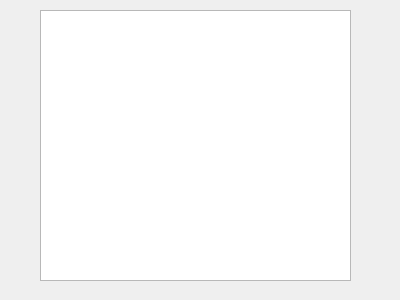
<?xml version="1.0" encoding="UTF-8"?>
<ui version="4.0">
 <class>sw2</class>
 <widget class="QWidget" name="sw2">
  <property name="geometry">
   <rect>
    <x>0</x>
    <y>0</y>
    <width>400</width>
    <height>300</height>
   </rect>
  </property>
  <property name="windowTitle">
   <string>Sensor Window</string>
  </property>
  <widget class="QGraphicsView" name="sensorImage">
   <property name="geometry">
    <rect>
     <x>40</x>
     <y>10</y>
     <width>311</width>
     <height>271</height>
    </rect>
   </property>
  </widget>
 </widget>
 <resources/>
 <connections/>
</ui>
